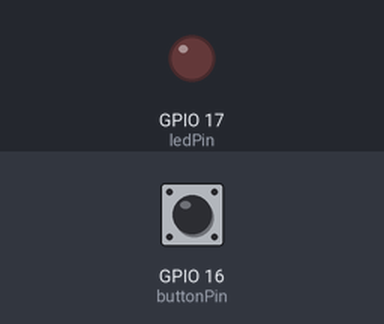
This sketch was run on a simulated ESP32. Shown: output pins drawn as LEDs (lit = HIGH). Dashed ring = blinking. The inputs (shaded band) are chosen by the test bench; at power-on: GPIO 16 (buttonPin) LOW. WiFi joins after 1.5 s; servers stay silent unless stated; what the sketch prints to the serial monitor is not drawn.

Above: at 2.7 s.
2.8 s: GPIO 16 (buttonPin) pulled HIGH for 0.15 s
At 3.4 s:
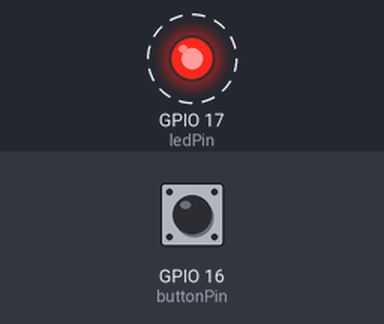
5.9 s: GPIO 16 (buttonPin) pulled HIGH for 3.2 s
At 6.4 s:
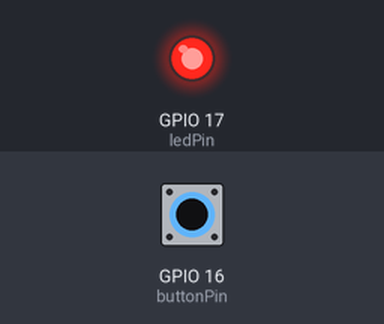
11.8 s: GPIO 16 (buttonPin) pulled HIGH for 1 s
At 21.1 s:
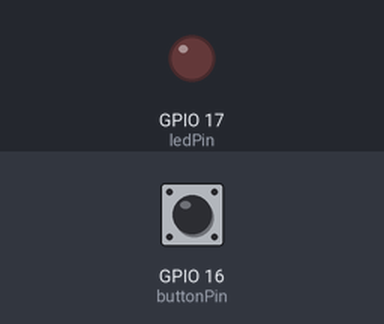
Timing chart, 0 to 21.8 s (numbered marks = the images above; inputs shaded):
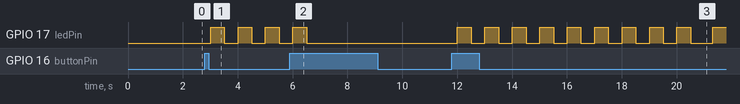

Measured:
- after the input at 2.8 s, GPIO 17 (ledPin): alternates HIGH for 0.50 s and LOW for 0.50 s, starting after 0.21 s
- after the input at 5.9 s, GPIO 17 (ledPin): goes on until 6.5 s, then stays LOW
- after the input at 11.8 s, GPIO 17 (ledPin): goes 8 × (HIGH 0.50 s, LOW 0.50 s), HIGH 0.50 s, LOW 0.80 s, then HIGH, starting after 0.21 s

The sketch:

sketch.ino
```cpp
#include <WiFi.h>
#include <ThingSpeak.h>

const char* ssid = "Wokwi-GUEST";
const char* password = "";

WiFiClient  client;

unsigned long myChannelNumber = 1;

const char * myWriteAPIKey = "JPER8DV6YFPEBKF4";

int freq = 800;
int channel = 0;
int resolution = 8;

const int buttonPin = 16;   // Pino do botão
const int ledPin = 17;      // Pino do LED
const int buzzerPin = 18;   // Pino do buzzer


int buttonState = LOW;       // Variável para armazenar o estado do botão
int lastButtonState = LOW;   // Variável para armazenar o estado anterior do botão
unsigned long lastDebounceTime = 0;  // Variável para o último tempo de debounce
unsigned long debounceDelay = 10;    // Tempo de debounce

unsigned long lastTime = 0;
unsigned long timerDelay = 10000;

bool isOn = false;         // Variável para controlar o estado do loop
int statusBotao = 0;
int statusLed = 0;
int statusBuzzer = 0;

void setup() {

  Serial.begin(115200);

  ledcSetup(channel, freq, resolution);
  ledcAttachPin(18, channel);

  Serial.print("Conectando a ");
  Serial.println(ssid);
  WiFi.begin(ssid, password);

  while (WiFi.status() != WL_CONNECTED) {
    delay(500);
    Serial.print(".");
  }

  Serial.println("");
  Serial.print("Conectado a: ");
  Serial.println(ssid);
  Serial.print("Endereço IP: ");
  Serial.println(WiFi.localIP());
  Serial.println("");
  Serial.println("Aguarde 30 segundos para a primeira postagem");

  WiFi.mode(WIFI_STA);

  ThingSpeak.begin(client);

  pinMode(buttonPin, INPUT);
  pinMode(ledPin, OUTPUT);
  pinMode(buzzerPin, OUTPUT);
}

void loop() {

  int reading = digitalRead(buttonPin);  // Lê o estado do botão

  if (reading == LOW){
    statusBotao = 1;
  }else{
    statusBotao = 0;
  }

  if (reading != lastButtonState) {
    lastDebounceTime = millis();
  }

  if ((millis() - lastDebounceTime) > debounceDelay) {
    if (reading != buttonState) {
      buttonState = reading;

      if (buttonState == HIGH) {
        // Inverte o estado do loop ao pressionar o botão
        isOn = !isOn;
        delay(200); // Pequeno delay para estabilizar
      }
    }
  }

  lastButtonState = reading;

  if (isOn) {
    // Lógica para acender o LED e emitir som com o buzzer
    digitalWrite(ledPin, HIGH);
    ledcWriteTone(buzzerPin, 800);
    statusLed = 1;
    statusBuzzer = 1;
    delay(500);
    digitalWrite(ledPin, LOW);
    ledcWrite(buzzerPin, 0);
    delay(500);
  } else {
    // Lógica para apagar o LED e desligar o som do buzzer
    digitalWrite(ledPin, LOW);
    noTone(buzzerPin);
    statusLed = 0;
    statusBuzzer = 0;
  }

  if ((millis() - lastTime) > timerDelay) {

    // Conecta ou reconecta a rede Wi-Fi
    if(WiFi.status() != WL_CONNECTED){
      // Informa mensagem de conexão no Monitor Serial
      Serial.print("Tentando conectar...");
      // Conecta (no início) ou reconecta (se "cair") a rede Wi-Fi a cada 5 segundos
      // Recebe os parâmetros com as credenciais da rede, definidas no cabeçalho do código
      while(WiFi.status() != WL_CONNECTED){
        WiFi.begin(ssid, password);
        delay(2000);
      }
      // Informa mensagem de conexão no Monitor Serial
      Serial.println("\nConectado.");
    }

  // Define uma variável "envio", que receberá os parâmetros
  // – Canal do ThingSpeak
  // – Chave de escrita da API do ThingSpeak
  ThingSpeak.setField(1, statusBotao);
  ThingSpeak.setField(2, statusLed);
  ThingSpeak.setField(3, statusBuzzer);

  int envio = ThingSpeak.writeFields(myChannelNumber, myWriteAPIKey);

  // Caso o ThingSpeak retorne o valor 200, a requisição de envio dos dados foi bem sucedida
  // Escreve no Monitor Serial a mensagem de atualização
  if(envio == 200){
    Serial.println("ThingSpeak atualizado");
    Serial.print("Botão: ");
    Serial.println(statusBotao);
    Serial.print("LED: ");
    Serial.println(statusLed);
    Serial.print("Buzzer: ");
    Serial.println(statusBuzzer);
    Serial.println("");
 }
 // Caso o ThingSpeak retorne outro valor, a requisição de envio não foi bem sucedida
 // Escreve no Monitor Serial a mensagem de erro e o código do erro
  else{
    Serial.println("Problema na atualização do canal. Código do erro HTTP" + String(envio));

  }
  // Reinicia o temporizado
  lastTime = millis();
}
}
```
